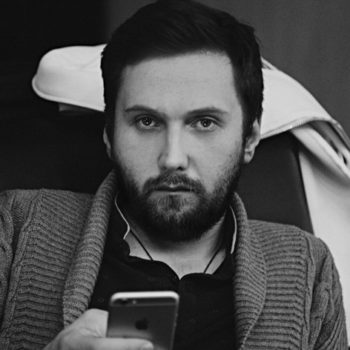
#> input picture foto.jpg, 350 x 350 px
$ jupyter execute basic_image_processing.ipynb
#> lines starting #> are read from the running program, lines starting #| are printed output that depends on the picture
## Базовые операции предобработки изображений

Будут продемонстрированы следующие возможности библиотеки OpenCV для предобработки изображений:
1. Фильтрация
2. Размытие (сглаживание)
3. Морфологические операции (эрозия, дипалация)
4. Выделение краев
5. другие

## Свертка и линейные фильтры

[cell 1]
import cv2
import matplotlib.pyplot as plt
import numpy as np

[cell 2]
original_impage = cv2.imread('foto.jpg')
#> original_impage is the input picture: shape (350, 350, 3); min 0, max 228, mean 75

## Фильрация

`filter2D` - фильтрация 2D изображений.

Параметры:
1. `ddepth` - глубина результирующего изображения
2. `kernel` - ядро свёртки
3. `anchor` - ведущая позиция ядра. По умолчанию (-1, -1) - центральный пиксель
4. `borderType` - метод дополнения границы. Необходим для обработки граничных пикселей. Имеет префикс `BORDER_`
5. `delta` - костанта, которая добавляется к интенсивности после фильтрации

[cell 3]
kernel = np.array([[-0.1, 0.2, -0.1],
                   [0.2, 0.3, 0.2],
                   [-0.1, 0.2, -0.1]])
filtered_image = cv2.filter2D(original_impage,
                              ddepth=-1,
                              kernel=kernel,
                              anchor = (1,1),
                              delta = 50,
                              borderType=cv2.BORDER_DEFAULT)
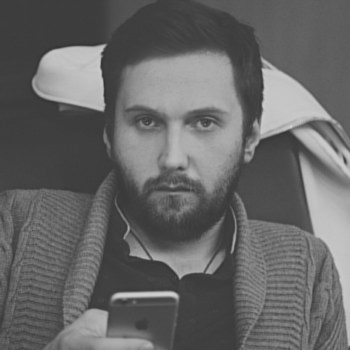
#> filtered_image: shape (350, 350, 3); min 48, max 210, mean 102.5
fig = plt.figure(figsize=(20,20))
fig.add_subplot(1,2, 1)
plt.imshow(cv2.cvtColor(original_impage, cv2.COLOR_BGR2RGB))
plt.title('Original picture')
fig.add_subplot(1,2, 2)
plt.title('Filtered picture')
plt.imshow(filtered_image)
plt.show()

## Сглаживание(размытие)

Для выполнения данной задачи есть 4 функции: `blur`, `boxFilter`(очень интуитивное название), `GasussianBlur`, `medianBlur`

Параметры:
1. `ksize`  - размер ядра
2. `anchor` - ведущая позиция ядра
3. `borderType` - метод дополнения границы. Необходим для обработки граничных пикселей. Имеет префикс `BORDER_`

[cell 4]
blured_image = cv2.blur(original_impage,
                          anchor = (-1,-1),
                          ksize=(3,3),
                          borderType=cv2.BORDER_DEFAULT)
fig = plt.figure(figsize=(20,20))
fig.add_subplot(1,2, 1)
plt.imshow(cv2.cvtColor(original_impage, cv2.COLOR_BGR2RGB))
plt.title('Original picture')
fig.add_subplot(1,2, 2)
plt.title('Blured picture')
plt.imshow(blured_image)
plt.show()

## Даиалция и эрозия

Для диалации(локальный максимум интенсивности) есть фукнция `dialate`, для эрозии(локальный минимум интенсивности) - `erode`

Параметры:
1. `kernel` - ядро
2. `anchor` - позиция элемента, к которому применяется операция
3. `iterations` - кол-во раз, которое применяется операция
4. `borderType` - метод дополнения границы. Необходим для обработки граничных пикселей. Имеет префикс `BORDER_`
5. `borderValue` - размер границы

[cell 5]
kernel = np.array([[-0.1, 0.2, -0.1],
                   [0.2, 0.3, 0.2],
                   [-0.1, 0.2, -0.1]])

gray_picture = cv2.cvtColor(original_impage, cv2.COLOR_BGR2GRAY)

dilated_picture = cv2.dilate(gray_picture,
                              kernel=kernel, anchor=(-1,-1),
                              iterations=1,
                              borderType=cv2.BORDER_DEFAULT)
eroded_picture = cv2.erode(gray_picture,
                              kernel=kernel, anchor=(-1,-1),
                              iterations=1,
                              borderType=cv2.BORDER_DEFAULT)

fig = plt.figure(figsize=(20,20))
fig.add_subplot(1,3, 1)
plt.imshow(cv2.cvtColor(gray_picture, cv2.COLOR_BGR2RGB))
plt.title('Original picture')
fig.add_subplot(1,3, 2)
plt.title('Dilated picture')
plt.imshow(cv2.cvtColor(dilated_picture, cv2.COLOR_BGR2RGB))
fig.add_subplot(1,3, 3)
plt.title('Eroded picture')
plt.imshow(cv2.cvtColor(eroded_picture, cv2.COLOR_BGR2RGB))
plt.show()

## Более сложные морфологические операции

Для их выполнения есть функция `morphologyEx`. У нее такие же параметры, как и у диалации и эрозии, но есть дополнительный параметр `op`, который отвечает за тип операции.

Виды операций:
1. `MORPH_OPEN` - размыкание. Применение диалации к эрозии исходного изображения
2. `MORPH_CLOSE` - замыкацие. Применение эрозии к диалации исходного изображения
3. `MORPH_GRADIENT` - морфологический градиент. Разница даилации и эрозии исходного изображения
4. `MORPH_TOPHAT` - "верх шляпы"(каждый должен знать что это такое). Разница между исходным изображением и размыканием.
5. `MORPH_BLACKHAT` - "черная шляпа"(вторая всем известная операция). Разница между замыканием и исходным изображением

[cell 6]
kernel = np.array([[-0.1, 0.2, -0.1],
                   [0.2, 0.3, 0.2],
                   [-0.1, 0.2, -0.1]])

gray_picture = cv2.cvtColor(original_impage, cv2.COLOR_BGR2GRAY)

open_picture = cv2.morphologyEx(gray_picture.copy(),
                              kernel=kernel, anchor=(-1,-1),
                              iterations=1,
                              borderType=cv2.BORDER_DEFAULT,
                               op=cv2.MORPH_OPEN)

close_picture = cv2.morphologyEx(gray_picture.copy(),
                              kernel=kernel, anchor=(-1,-1),
                              iterations=1,
                              borderType=cv2.BORDER_DEFAULT,
                                op=cv2.MORPH_CLOSE)

gradiented_picture =cv2.morphologyEx(gray_picture.copy(),
                              kernel=kernel, anchor=(-1,-1),
                              iterations=1,
                              borderType=cv2.BORDER_DEFAULT,
                                op=cv2.MORPH_GRADIENT)
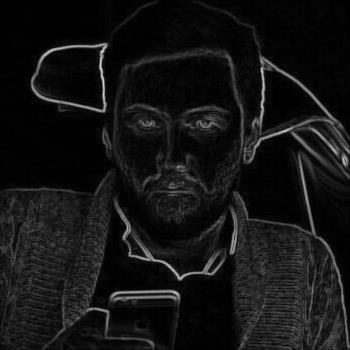
#> gradiented_picture: shape (350, 350); min 0, max 220, mean 19.2

top_picture =cv2.morphologyEx(gray_picture.copy(),
                              kernel=kernel, anchor=(-1,-1),
                              iterations=1,
                              borderType=cv2.BORDER_DEFAULT,
                                op=cv2.MORPH_TOPHAT)

black_picture =cv2.morphologyEx(gray_picture.copy(),
                              kernel=kernel, anchor=(-1,-1),
                              iterations=1,
                              borderType=cv2.BORDER_DEFAULT,
                                op=cv2.MORPH_BLACKHAT)
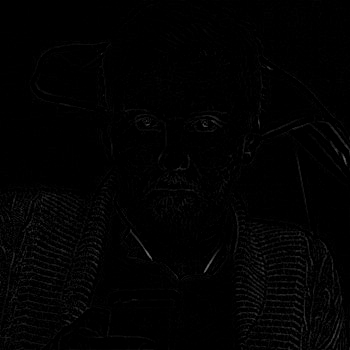
#> black_picture: shape (350, 350); min 0, max 114, mean 2.4

fig = plt.figure(figsize=(20,20))
fig.add_subplot(2,3, 1)
plt.imshow(cv2.cvtColor(gray_picture, cv2.COLOR_BGR2RGB))
plt.title('Original picture')
fig.add_subplot(2,3, 2)
plt.title('Opened picture')
plt.imshow(cv2.cvtColor(open_picture, cv2.COLOR_BGR2RGB))
fig.add_subplot(2,3, 3)
plt.title('Closed picture')
plt.imshow(cv2.cvtColor(close_picture, cv2.COLOR_BGR2RGB))
fig.add_subplot(2,3, 4)
plt.imshow(cv2.cvtColor(gradiented_picture, cv2.COLOR_BGR2RGB))
plt.title('Gradient')
fig.add_subplot(2,3, 5)
plt.title('TopHat')
plt.imshow(cv2.cvtColor(top_picture, cv2.COLOR_BGR2RGB))
fig.add_subplot(2,3, 6)
plt.title('BlackHat')
plt.imshow(cv2.cvtColor(black_picture, cv2.COLOR_BGR2RGB))
plt.show()
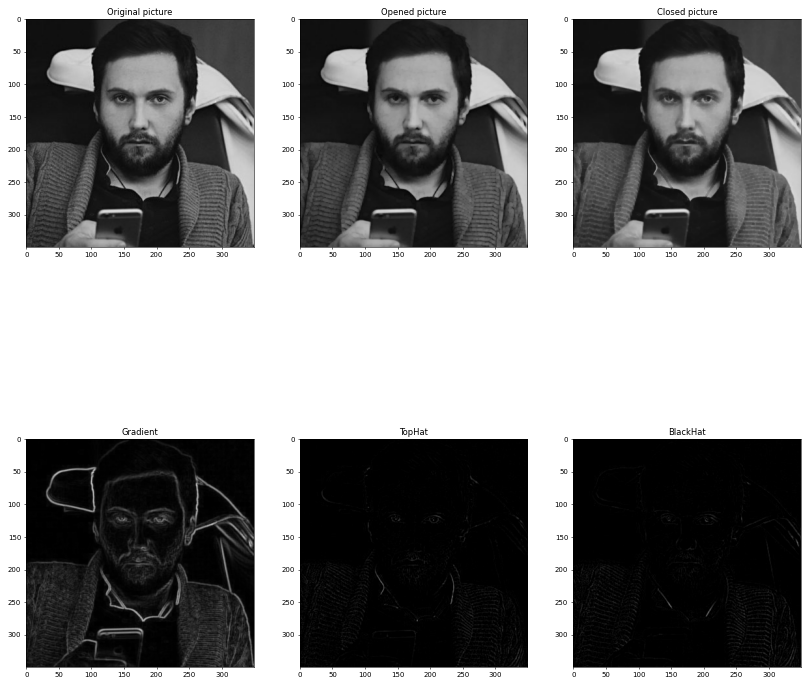
#> figure drawn by matplotlib, 6 panels

## Оператор Собела

Для использования оператора Собела есть фукнция `Sobel` со следующими параметрами:
1. `ddepth` - глубина изображения
2. `xorder` - порядок производной по оси х
3. `yorder` - порядок производной по оси у
4. `ksize` - развер расширенного яодра оператора Собела. Принимает значения 1, 3, 5 или 7
5. `scale` - коэфициент масштабирования для производный. По умолчанию не применяется
6. `delta` - константа, добавляемая к интенсивности
7. `borderType` - метод дополнения границы. Необходим для обработки граничных пикселей. Имеет префикс `BORDER_`

[cell 7]
gray_picture = cv2.cvtColor(original_impage, cv2.COLOR_BGR2GRAY)

sobel_picture = cv2.Sobel(gray_picture,
                          ddepth=-1,
                          dx=0,
                          dy=2,
                          ksize=3,
                          scale =1,
                          delta=50,
                          borderType=cv2.BORDER_DEFAULT)

fig = plt.figure(figsize=(20,20))
fig.add_subplot(1,2, 1)
plt.imshow(cv2.cvtColor(gray_picture, cv2.COLOR_BGR2RGB))
plt.title('Original picture')
fig.add_subplot(1,2, 2)
plt.title('Sobel picture')
plt.imshow(cv2.cvtColor(sobel_picture, cv2.COLOR_BGR2RGB))
plt.show()

## Оператор  Лапласа

Для использования оператора Лапласа есть фукнция `Laplacian` со следующими параметрами:
1. `ddepth` - глубина изображения
4. `ksize` - развер апертуры для вычисления второй производной
5. `scale` - коэфициент масштабирования для производный. По умолчанию не применяется
6. `delta` - константа, добавляемая к интенсивности
7. `borderType` - метод дополнения границы. Необходим для обработки граничных пикселей. Имеет префикс `BORDER_`

[cell 8]
gray_picture = cv2.cvtColor(original_impage, cv2.COLOR_BGR2GRAY)

lap_picture = cv2.Laplacian(gray_picture,
                          ddepth=-1,
                          ksize=3,
                          scale =1,
                          delta=50,
                          borderType=cv2.BORDER_DEFAULT)
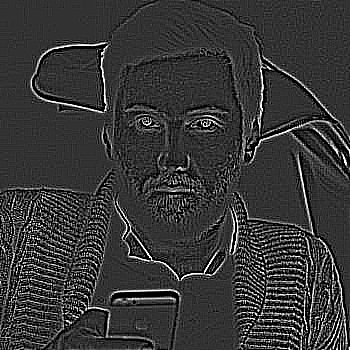
#> lap_picture: shape (350, 350); min 0, max 255, mean 55.9

fig = plt.figure(figsize=(20,20))
fig.add_subplot(1,2, 1)
plt.imshow(cv2.cvtColor(gray_picture, cv2.COLOR_BGR2RGB))
plt.title('Original picture')
fig.add_subplot(1,2, 2)
plt.title('Laplacian picture')
plt.imshow(cv2.cvtColor(lap_picture, cv2.COLOR_BGR2RGB))
plt.show()

## детектор ребер Канни

Для использования детектора ребер Канни есть фукнция `Canny` со следующими параметрами:
1. `threshold1` и `threshold2` - минимальный и максимальный пороги для отсечения и определения сильных и слабых ребер
2. `apertureSize` - размер апертуры для пременения оператора Собела
3. `L2gradient` - логический флаг. Если `true`- то используется L2-норма, если `false` - L1-норма(В целом, это очевидно из названия аргумента)

[cell 9]
re = cv2.cvtColor(original_impage, cv2.COLOR_BGR2GRAY)

canny_picture = cv2.Canny(image=gray_picture,
                          apertureSize=7,
                          threshold1=10,
                          threshold2=100,
                          L2gradient=True)
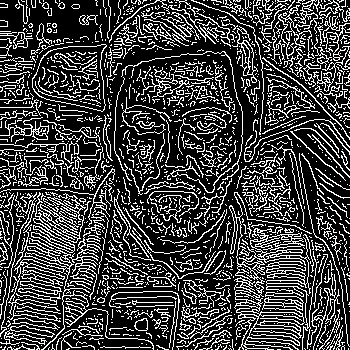
#> canny_picture: shape (350, 350); 25.3% white in thin lines or dots

fig = plt.figure(figsize=(20,20))
fig.add_subplot(1,2, 1)
plt.imshow(cv2.cvtColor(gray_picture, cv2.COLOR_BGR2RGB))
plt.title('Original picture')
fig.add_subplot(1,2, 2)
plt.title('Canny picture')
plt.imshow(cv2.cvtColor(canny_picture, cv2.COLOR_BGR2RGB))
plt.show()

## Вычисление гистограмм

Для вычисления гистограмм интенсивностей есть функция `calcHist` со следующими параметрами:
1. `channels` - номер канала, для которого считается гистграмма
2. `mask` - маска, на которой считается гистограмма(считается интенсивность только для ненулевых элементов). Размер маски равен размеру изображения. При пустой маске гистограмма строится по всем пикселям изображения
3. `histsize` - кол-во бинов гистграммы
4. ` ranges` - интервал для расчета гистограммы

[cell 10]
original_impage = cv2.imread('echo_foto.jpg')
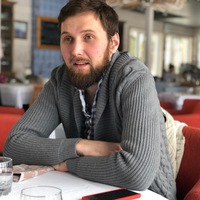
#> input picture echo_foto.jpg, 200 x 200 px
#> original_impage is the input picture: shape (200, 200, 3); mean B, G, R 106.8, 112.4, 125.4
red_hist_picture = cv2.calcHist(images=cv2.cvtColor(original_impage, cv2.COLOR_BGR2RGB),
                            channels=[1],
                            mask=None,
                            histSize=[256],
                            ranges=(0,256))
#> red_hist_picture = 256 values, max 9 at index 105, min 0 at index 0, mean 2.34
green_hist_picture = cv2.calcHist(images=cv2.cvtColor(original_impage, cv2.COLOR_BGR2RGB),
                            channels=[2],
                            mask=None,
                            histSize=[256],
                            ranges=(0,256))
#> green_hist_picture = 256 values, max 14 at index 112, min 0 at index 0, mean 2.34

blue_hist_picture = cv2.calcHist(images=cv2.cvtColor(original_impage, cv2.COLOR_BGR2RGB),
                            channels=[3],
                            mask=None,
                            histSize=[256],
                            ranges=(0,256))
#> blue_hist_picture = 256 values, max 11 at index 119, min 0 at index 0, mean 2.34

fig = plt.figure(figsize=(20,20))
fig.add_subplot(2,3, 2)
plt.imshow(cv2.cvtColor(original_impage, cv2.COLOR_BGR2RGB))
plt.title('Original picture')
fig.add_subplot(2,3, 4)
plt.title('Red channel hist')
plt.bar(x=np.arange(0,256), height=list(map(lambda x: x[0], red_hist_picture)))
fig.add_subplot(2,3, 5)
plt.title('Green channel hist')
plt.bar(x=np.arange(0,256), height=list(map(lambda x: x[0], green_hist_picture)))
fig.add_subplot(2,3, 6)
plt.title('Blue channel hist')
plt.bar(x=np.arange(0,256), height=list(map(lambda x: x[0], blue_hist_picture)))
plt.show()
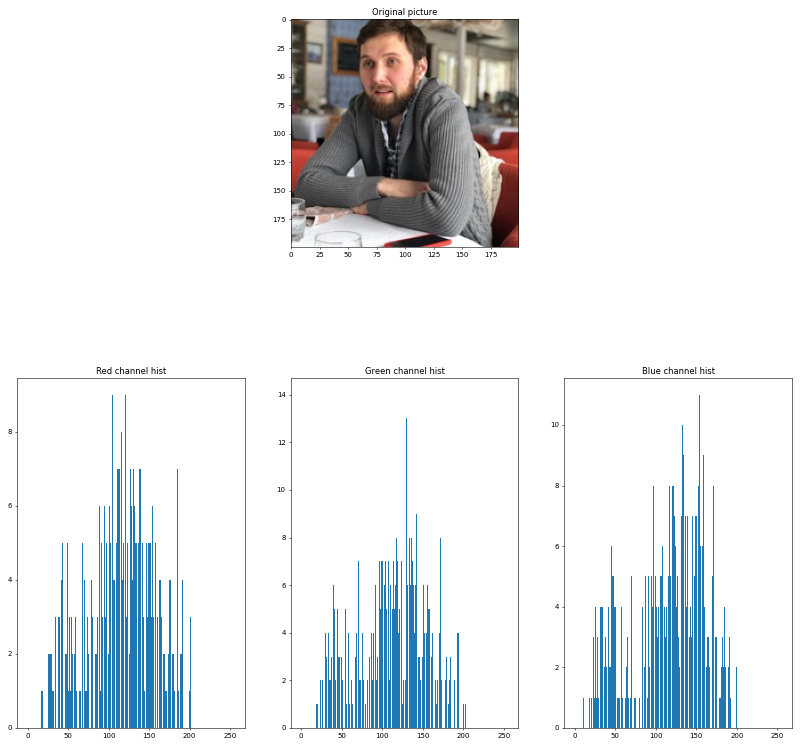
#> figure drawn by matplotlib, 4 panels; panel 3: tallest bar 14 high, from x = 111.6 to 112.4

## Выравнивание гистрогамм

[cell 11]
equalized_hist_picture = cv2.equalizeHist(gray_picture)
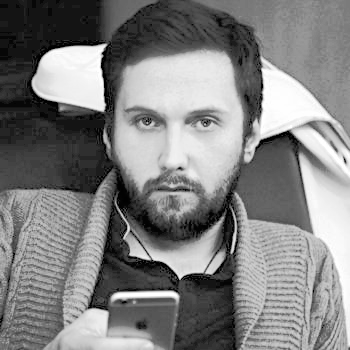
#> equalized_hist_picture: shape (350, 350); min 0, max 255, mean 129

fig = plt.figure(figsize=(20,20))
fig.add_subplot(1,2, 1)
plt.imshow(cv2.cvtColor(gray_picture, cv2.COLOR_BGR2RGB))
plt.title('Original picture')
fig.add_subplot(1,2, 2)
plt.title('Equalized histogramm picture')
plt.imshow(cv2.cvtColor(equalized_hist_picture, cv2.COLOR_BGR2RGB))
plt.show()
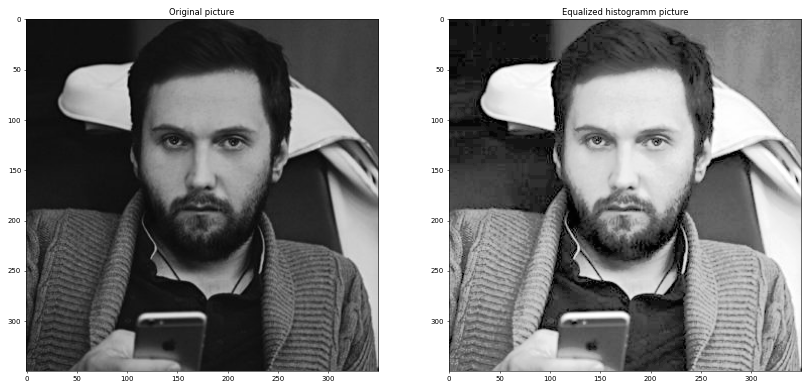
#> figure drawn by matplotlib, 2 panels
